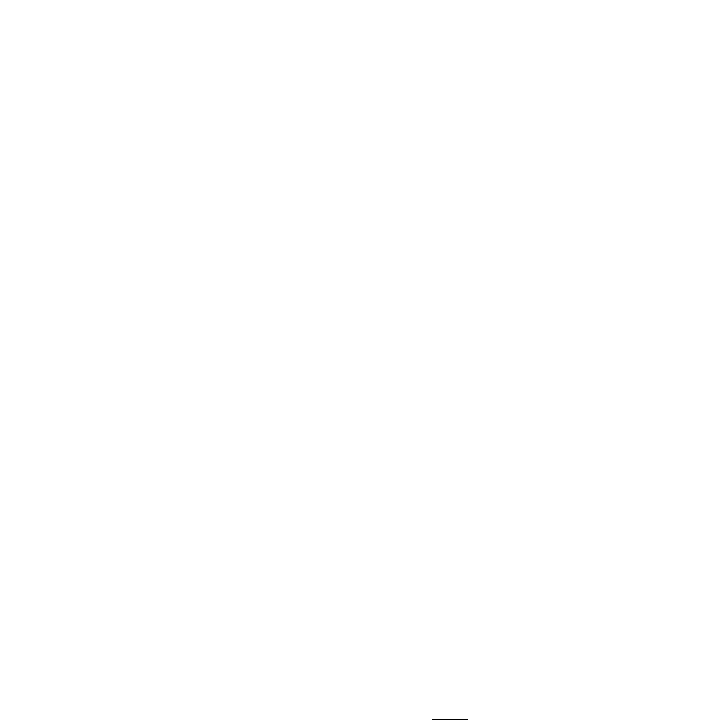
Frame 1 (no input)
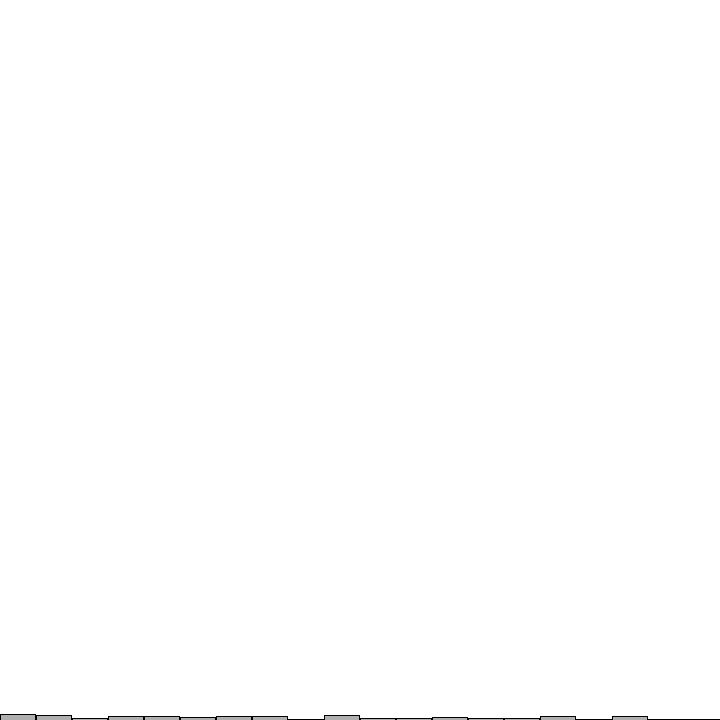
Frame 60 (the mouse pressed at the canvas centre just before this capture)
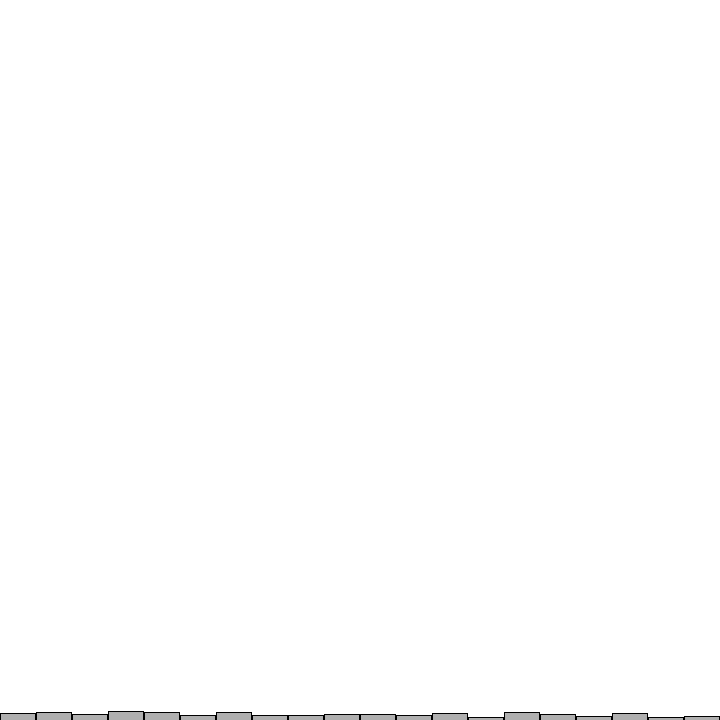
Frame 120 (the mouse held since frame 60 and released just before this capture)

The Processing sketch that drew these frames (run headless with seeded random() and noise(); from frame 60 on, the mouse is pressed at the canvas centre):

// Processing sketch: NOC_RandomWalkIII_RandomNumberDist
// ── NOC_RandomWalkIII_RandomNumberDist.pde
int [] randomCounts; //it keeps track of how often random numbers are picked. 

void setup(){
 size(720,720);
 randomCounts = new int[20];
}

void draw(){
  background(255);
  int index = int(random(randomCounts.length)); //Pick a random number and increase the count.
  randomCounts[index]++;
  
  stroke(0);
  fill(175);
  int w = width/randomCounts.length;
  for (int x = 0; x < randomCounts.length; x++){ //graphing the results
    rect(x*w, height-randomCounts[x],w-1,randomCounts[x]);
  }
}
